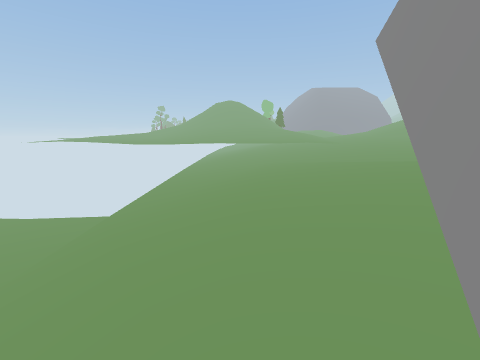
[1] (above)

20 first-person views from a walk through a scene from a Unity 3-D project. The camera is 1.5 m above the floor, tilts 10° down and sees 90° across. The floor is counted in squares, 1 m on a side. Each view is taken from the middle of a square. On the plan, view 1 faces up. The plan holds only what a view shows up to about 13 squares ahead; the rest is blank. The place goes on beyond the plan. Some animated figures are left out.

[2]
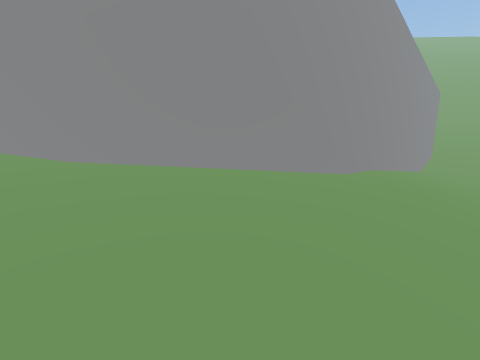

[3]
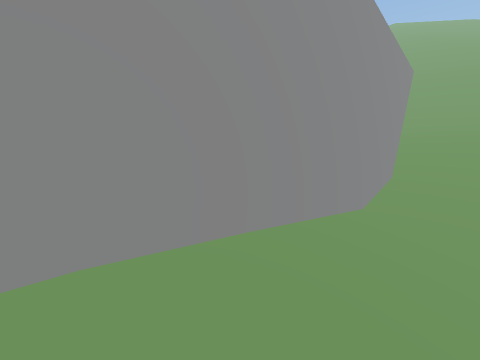

[4]
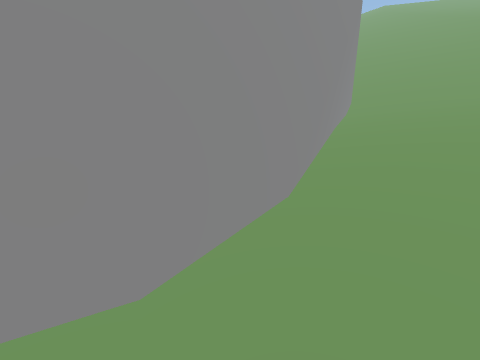

[5]
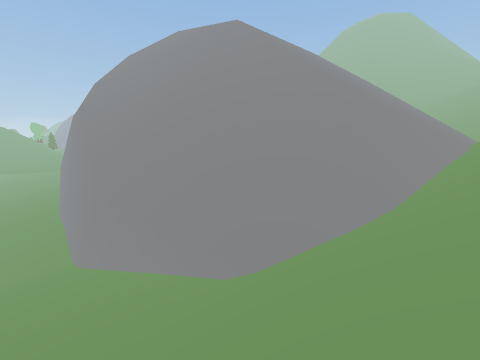

[6]
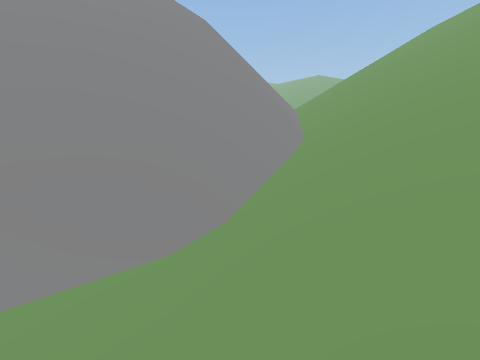

[7]
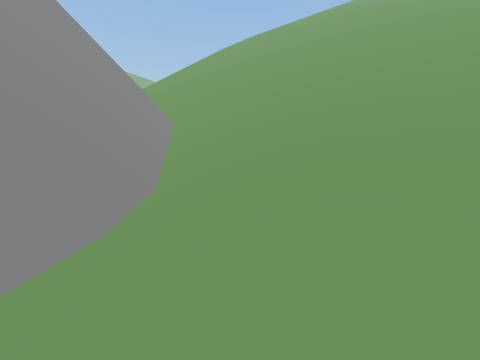

[8]
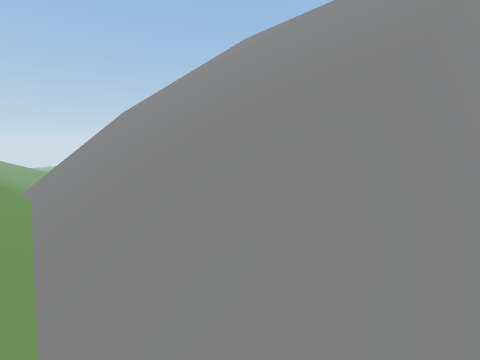

[9]
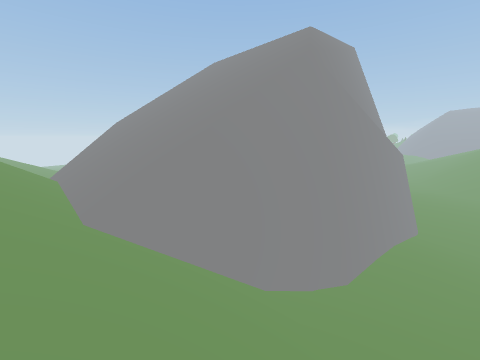

[10]
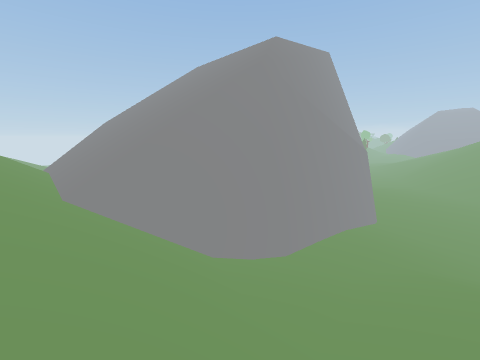

[11]
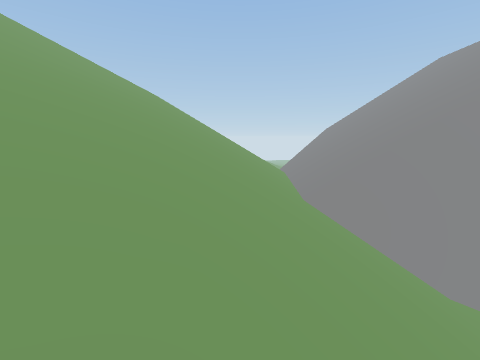

[12]
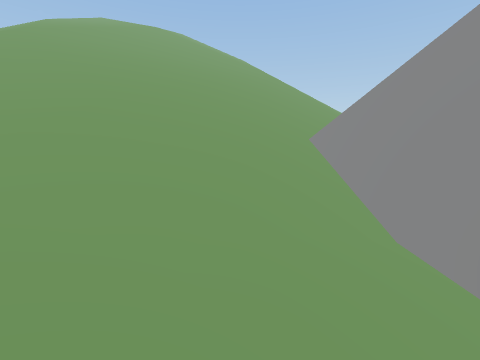

[13]
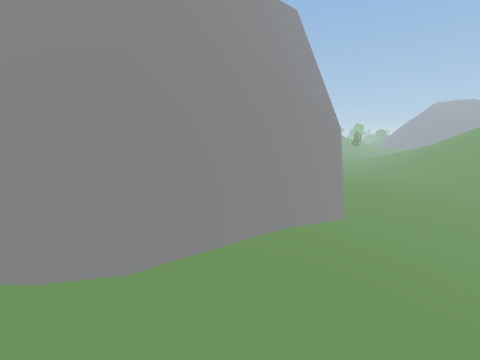

[14]
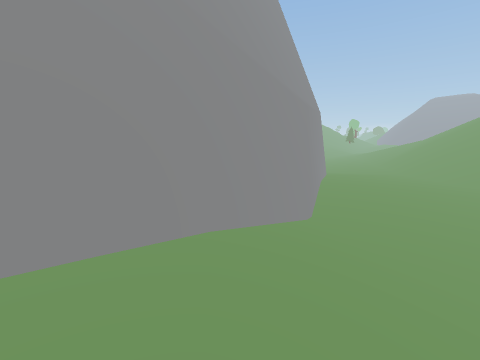

[15]
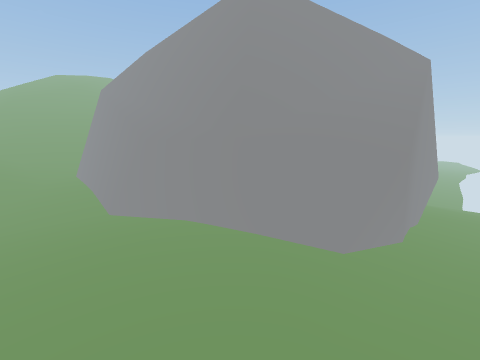

[16]
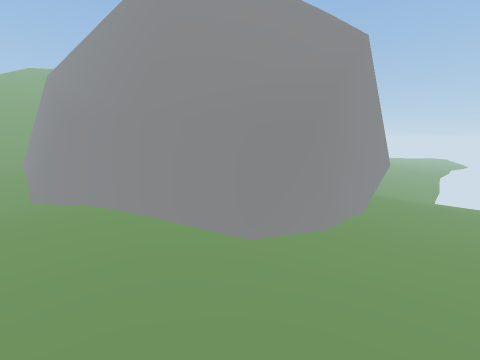

[17]
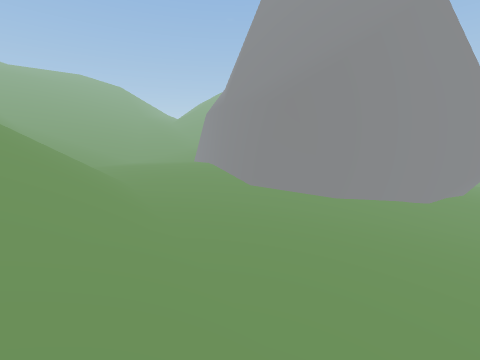

[18]
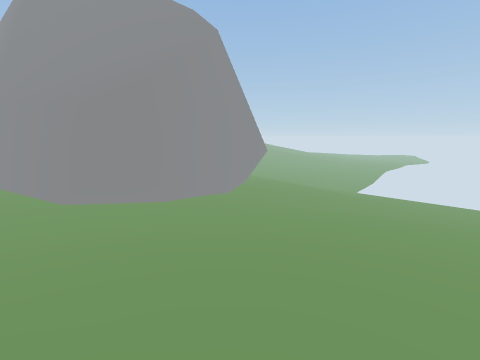

[19]
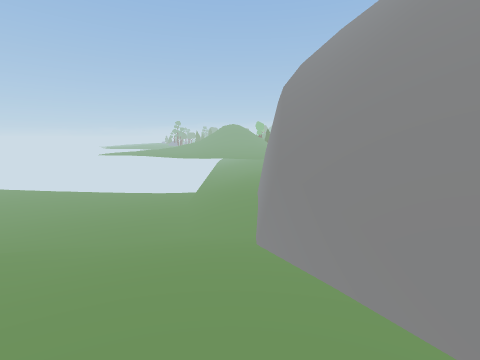

[20]
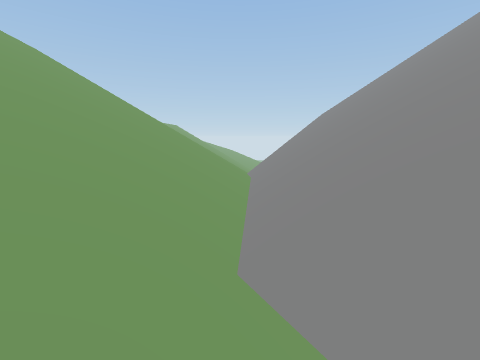

### Floor plan
Key: @ floor where view 1 was taken; # wall or solid block; . main floor; - floor 0.25 m lower than the main floor; : floor 0.5 m higher than the main floor; _ floor 0.75 m lower than the main floor; + floor 1 m higher than the main floor; < floor 1 m lower than the main floor; ( floor 1.5 m lower than the main floor; * floor 1.75 m higher than the main floor; ! floor 2 m lower than the main floor; ? floor 2.25 m lower than the main floor; / step, stairs or slope; = window, fence, low wall or low ledge; v drop or lower ground.
Columns run from 1 left of view 1 to 25 right of it. Each row starts with its distance up from view 1.
 18    (((<<____---.. //
 17    ((((<<____--... //
 16     (((<<_____--..////
 15     (((<<_____---..///
 14      (((<<_____--..////
 13 ?!((((((<<_____---..////
 12 ?!((((<<<<<_____--../////
 11 ?!((((<<<<<______--../////
 10 !!(((<<<<<_______---../////
  9 !((((<<__________---..///
  8 !((((<< #########--..../
  7 !((((<### v     ##....../
  6 !(((<###   /vv   ##......./
  5 !(((<##    //vvv  #........
  4 ((((##      //vvv ##.......
  3 (((##        //vv  #.......
  2 (((#           /vv ##......
  1 (((#             v  #......
  0 (@##             vv #......
 -1 !(##             vv ##.....
 -2 !(##v////        vv  #.....
 -3 !(# /////         vv ##....
 -4 !!#v/////         vv ##..--
 -5 ?!#v/////         vv ##..--
 -6 !(#//////         vv ##....
 -7 ((#///////        vv ##....
 -8 (<#///////////////vv ##:...
 -9 __#////////////////v ##:::/
-10 __v////////////////=###++//
-11 -__#////////////////v##++//
-12 ---#v///////////////v##+///
-13 ...##vv/////////////v#/+///
-14 .../##vv////////////##/////
-15 ////#=### //////////##//*//
-16 //////=###=////////##///*//
-17 ///////##===///////#///////
-18 ///////////////////////////
-19 ///////////////////////////
-20 ///////////////////////////
-21 ///////////////////////////
-22 ///////////////////////////
-23  //////////////////////////
-24  //////////////////////////

Where each view was taken, in squares from view 1:
view 1: 0 up, 0 right, facing up
view 2: 7 up, 1 left, facing down-right
view 3: 0 up, 1 left, facing down-right
view 4: 5 down, 1 left, facing down-right
view 5: 18 down, 1 left, facing up-right
view 6: 15 down, 1 left, facing right
view 7: 13 down, 1 left, facing down-right
view 8: 18 down, 19 right, facing up-left
view 9: 19 down, 23 right, facing up-left
view 10: 19 down, 25 right, facing up-left
view 11: 20 down, 25 right, facing left
view 12: 14 down, 25 right, facing down-left
view 13: 14 down, 25 right, facing up-left
view 14: 11 down, 25 right, facing up-left
view 15: 10 up, 25 right, facing down-left
view 16: 12 up, 22 right, facing down-left
view 17: 18 up, 17 right, facing down
view 18: 18 up, 18 right, facing down-left
view 19: 16 down, 0 right, facing up
view 20: 18 down, 20 right, facing left
